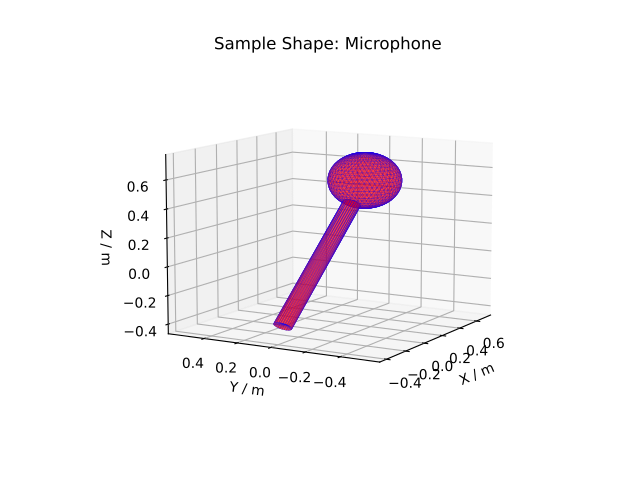

Reproduce this figure in Python.
# import mantid algorithms, numpy and matplotlib
from mantid.simpleapi import *
import matplotlib.pyplot as plt
import numpy as np
from mpl_toolkits.mplot3d.art3d import Poly3DCollection

ws = CreateSampleWorkspace()

merge_xml = ' \
<cylinder id="stick"> \
<centre-of-bottom-base x="-0.5" y="0.0" z="0.0" /> \
<axis x="1.0" y="0.0" z="0.0" />  \
<radius val="0.05" /> \
<height val="1.0" /> \
</cylinder> \
\
<sphere id="some-sphere"> \
<centre x="0.7"  y="0.0" z="0.0" /> \
<radius val="0.2" /> \
</sphere> \
\
<rotate-all x="90" y="-45" z="0" /> \
<algebra val="some-sphere (: stick)" /> \
'

SetSample(ws, Geometry={'Shape': 'CSG', 'Value': merge_xml})

sample = ws.sample()
shape = sample.getShape()
mesh = shape.getMesh()

mesh_polygon = Poly3DCollection(mesh, edgecolors = 'blue', linewidths=0.1)
mesh_polygon.set_facecolor((1,0,0,0.5))

fig, axes = plt.subplots(subplot_kw={'projection':'mantid3d'})
axes.add_collection3d(mesh_polygon)

axes.set_mesh_axes_equal(mesh)
axes.view_init(elev=10, azim=-150)

axes.set_title('Sample Shape: Microphone')
axes.set_xlabel('X / m')
axes.set_ylabel('Y / m')
axes.set_zlabel('Z / m')

plt.show()
